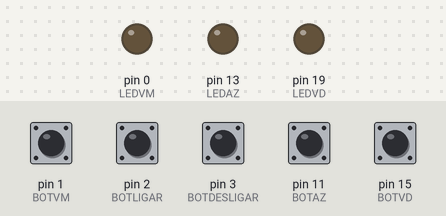
Recording of a sketch running on a simulated Arduino Uno, built with avr-gcc and run on an emulated ATmega328P. Shown: output pins drawn as LEDs (lit = HIGH). Inputs (shaded band) come from the test bench; at power-on: pin 1 (BOTVM), pin 2 (BOTLIGAR), pin 3 (BOTDESLIGAR), pin 11 (BOTAZ), pin 15 (BOTVD) HIGH.

Above: at 5.0 s.
5.1 s: pin 2 (BOTLIGAR) pulled LOW for 0.15 s
At 6.9 s:
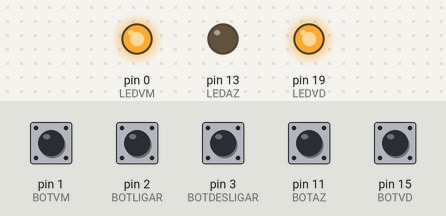
8.2 s: pin 15 (BOTVD) pulled LOW for 0.15 s
At 10.5 s:
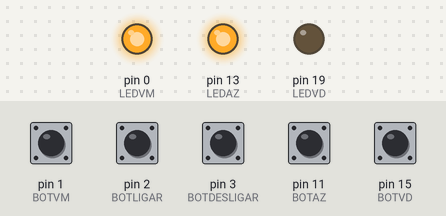
11.3 s: pin 3 (BOTDESLIGAR) pulled LOW for 0.15 s
At 12.5 s:
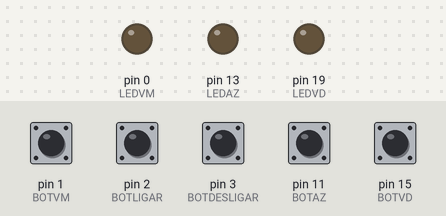
12.9 s: pin 2 (BOTLIGAR) pulled LOW for 1 s
At 13.4 s:
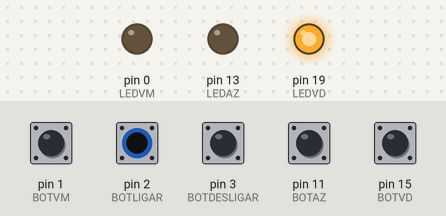
15.9 s: pin 15 (BOTVD) pulled LOW for 1 s
At 18.8 s:
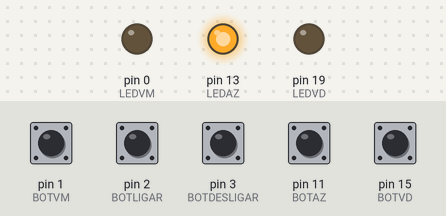
Timing chart, 0 to 20.9 s (numbered marks = the images above; inputs shaded):
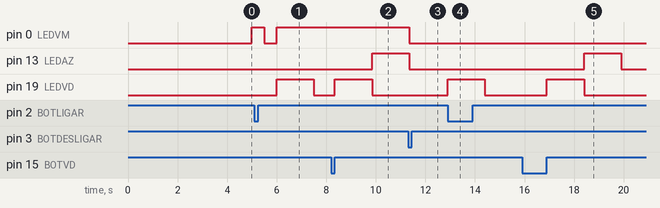

The sketch:

genius_atmega328.ino
```cpp
#define LEDVM (1<<PD0) //led vermelho -> PCINT16
#define LEDVD (1<<PC5) //led verde -> PCINT13
#define LEDAZ (1<<PB5) //led azul -> PCINT5
#define BOTVM (1<<PD1) //botão do led vermelho -> PCINT17 -> PORTAL 2
#define BOTVD (1<<PC1) //botão do led verde -> PCINT9 -> PORTAL 1
#define BOTAZ (1<<PB3) //botão do led azul -> PCINT3 -> PORTAL 0
#define BOTLIGAR (1<<PD2) //botão de ligar -> INT0
#define BOTDESLIGAR (1<<PD3) //botão desligar -> INT1

int liga = 0;
int cont = 0;
int contador = 0;
int conte = 0;
unsigned long int contar = 0;

ISR(TIMER0_OVF_vect){
  contar++;
  if(contar == 312500){// = 1 segundo sem prescaler
    //excedeu os 5 segundos iniciais
    PORTD |= LEDVM;
    _delay_ms(500);
    PORTD &= ~LEDVM;
    _delay_ms(500);
    PORTD |= LEDVM;

  }
}

//LIGAR
ISR(INT0_vect){
  cont = 0;
  contador = 0;
  conte = 0;
  PORTC |= LEDVD;
  _delay_ms(1500);
  PORTC &=~ LEDVD;
}

//DESLIGAR
ISR(INT1_vect){
  //desligar
  cont = 0;
  contador = 0;
  conte = 0;

  PORTD = BOTLIGAR + BOTDESLIGAR + BOTVM;
  PORTC = BOTVD;
  PORTB = BOTAZ;
}

//AZUL
ISR(PCINT0_vect){
  contador++;
  if(cont == 4 && contador == 2){
    PORTC |= LEDVD;
    _delay_ms(1500);
    PORTC &=~ LEDVD;

    PORTB |= LEDAZ;
    _delay_ms(1500);
    PORTB &=~ LEDAZ;

    PORTD |= LEDVM;
    _delay_ms(1500);
    PORTD &= ~LEDVM;
  }
}

//VERDE
ISR(PCINT1_vect){
  cont++;

  if(cont == 2){
    PORTC |= LEDVD;
    _delay_ms(1500);
    PORTC &=~ LEDVD;

    PORTB |= LEDAZ;
    _delay_ms(1500);
    PORTB &=~ LEDAZ;
  }
  if(cont == 10){
    for(int i = 0; i<3; i++){
      PORTC |= LEDVD;
      PORTD |= LEDVM;
      PORTB |= LEDAZ;
      _delay_ms(500);
      PORTC &= ~LEDVD;
      PORTD &= ~LEDVM;
      PORTB &= ~LEDAZ;
      _delay_ms(500);
      PORTC |= LEDVD;
      PORTD |= LEDVM;
      PORTB |= LEDAZ;
    }
  }
}

//VERMELHO
ISR(PCINT2_vect){
  conte++;

  if(cont == 6 && contador == 4 && conte == 2){
    PORTC |= LEDVD;
    _delay_ms(1500);
    PORTC &=~ LEDVD;

    PORTB |= LEDAZ;
    _delay_ms(1500);
    PORTB &=~ LEDAZ;

    PORTD |= LEDVM;
    _delay_ms(1500);
    PORTD &= ~LEDVM;

    PORTC |= LEDVD;
    _delay_ms(1500);
    PORTC &=~ LEDVD;
  }
}

int main(){

  //SETUP DO GPIO
  DDRD = 0;
  DDRD |= LEDVM; //led vermelho como saída
  PORTD = 0;
  PORTD |= BOTVM | BOTLIGAR | BOTDESLIGAR; //leds iniciam desligados e botões de liga e desliga em PULL-UP

  DDRC = 0;
  DDRC |= LEDVD; //botões como entradas e led verde como saída
  PORTC = 0;
  PORTC |=  BOTVD ; //botões com pull-up interno ativado

  DDRB = 0;
  DDRB |= LEDAZ; //led azul como saída
  PORTB |= BOTAZ; //led desligado

  //Interrupções
  EICRA |= (0<<ISC00) + (1<<ISC01);
  EIMSK |= (1<<INT0);

  EICRA |= (1<<ISC11) + (0<<ISC10);
  EIMSK |= (1<<INT1);

  PCICR |= (1<<PCIE0) | (1<<PCIE1) | (1<<PCIE2); //ativar interrupção em todas as portas
  PCMSK0 |= (1<<PCINT3);
  PCMSK1 |= (1<<PCINT9);
  PCMSK2 |= (1<<PCINT17);

  sei();

  //TIMER: tempo de resposta da pessoa (máx 5 segundos)
  //SETUP DO TIMER
  TCCR0B = 0; //sem clock
  TCCR0B |= (1<<CS00); //clock interno sem prescaler

  TIMSK0 |= (1<<TOIE0); //ativação da interrupção por OVERFLOW

  for(;;){

  }
}

 
```

Measured:
- after the input at 5.1 s, pin 19 (LEDVD): LOW → HIGH after 0.90 s, → LOW 1.5 s later
- after the input at 8.2 s, pin 13 (LEDAZ): LOW → HIGH after 1.7 s; pin 19 (LEDVD): LOW → HIGH after 0.15 s, → LOW 1.5 s later
- after the input at 11.3 s, pin 0 (LEDVM): HIGH → LOW after 0.05 s
- after the input at 12.9 s, pin 19 (LEDVD): LOW → HIGH at once, → LOW 1.5 s later
- after the input at 15.9 s, pin 13 (LEDAZ): LOW → HIGH after 2.5 s, → LOW 1.5 s later; pin 19 (LEDVD): LOW → HIGH after 1.0 s, → LOW 1.5 s later
